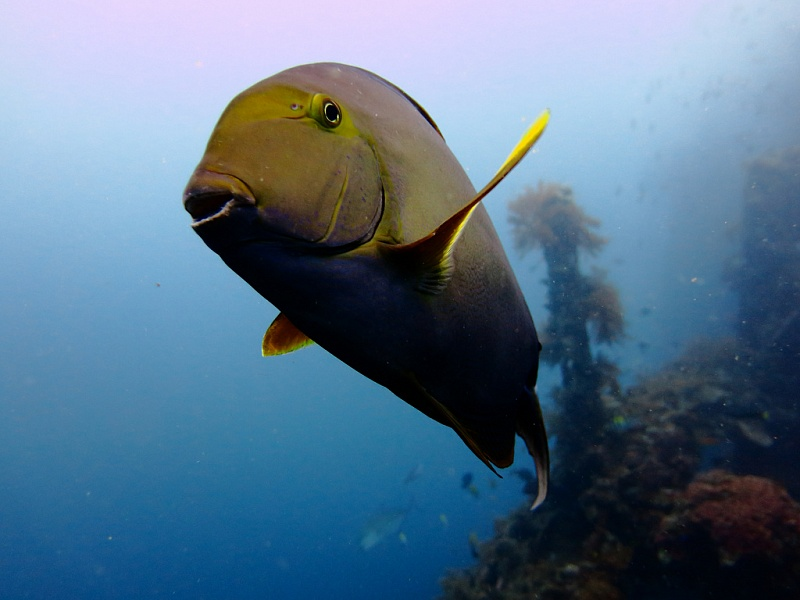
#> input picture task14/im1.jpg, 800 x 600 px
$ jupyter execute --allow-errors main.ipynb
#> lines starting #> are read from the running program, lines starting #| are printed output that depends on the picture; after the words box and inside, x2 and y2 are one past the last pixel; in counts of white or black regions, pixels touching at a corner belong together
[cell 1]
import numpy as np
from PIL import Image
from scipy.io import wavfile

## Задание 1. Фурье-преобразование картинки.

Сделайте преобразование Фурье от картинки в файле `im1.jpg`, используя файл `rian.py`. Сохраните двумерный фурье-образ в файле `out.jpg` (параметры цвета r, g, b округлять до целых чисел). Удалите из фурье-образа верхнюю половину пространственных частот по каждой координате. Сделайте обратное преобразование и сохраните в файле `out2.jpg`

**Указание.**
Методом двумерного преобразования Фурье (two-dimensional Fourier transform - 2-DFT) является преобразование Фурье, произведенное над двумерным массивом данных. Рассмотрим двумерный массив данных. Эти данные имеют два измерения: x и y. Преобразование Фурье над данными производится сначала в одном, а затем в другом направлениях.

Первая часть преобразования Фурье проводится в x измерении. Вторая часть преобразования Фурье производится в y измерении.

[cell 2]
img = Image.open('im1.jpg').convert('RGB')
#> img is the input picture: PIL image 800x600 RGB; mean R, G, B 87.9, 115.5, 138.7
data = np.array(img).astype(float)
h, w, c = data.shape
#> h = 600; w = 800; c = 3

f_shifted_full = np.zeros((h, w, c), dtype=complex)
data_filtered = np.zeros((h, w, c))
spectrum_vis = np.zeros((h, w, c))

for i in range(c):
    f = np.fft.fft2(data[:, :, i])
    f_shifted = np.fft.fftshift(f)
    f_shifted_full[:, :, i] = f_shifted

    mag = np.abs(f_shifted)
    spec = 255 * (np.log(1 + mag) / np.log(1 + np.max(mag)))
    spectrum_vis[:, :, i] = spec

    f_filtered = f_shifted.copy()
    cy, cx = h // 2, w // 2
    rh, rw = h // 4, w // 4

    mask = np.zeros((h, w))
    mask[cy-rh:cy+rh, cx-rw:cx+rw] = 1
    f_filtered *= mask

    f_ishifted = np.fft.ifftshift(f_filtered)
    img_back = np.fft.ifft2(f_ishifted)
    data_filtered[:, :, i] = np.clip(np.real(img_back), 0, 255)
#> this loop made 3 passes
#> pass 1, `spec = 255 * (np.log(1 + mag) / np.log(1 + np.max(mag)))`:
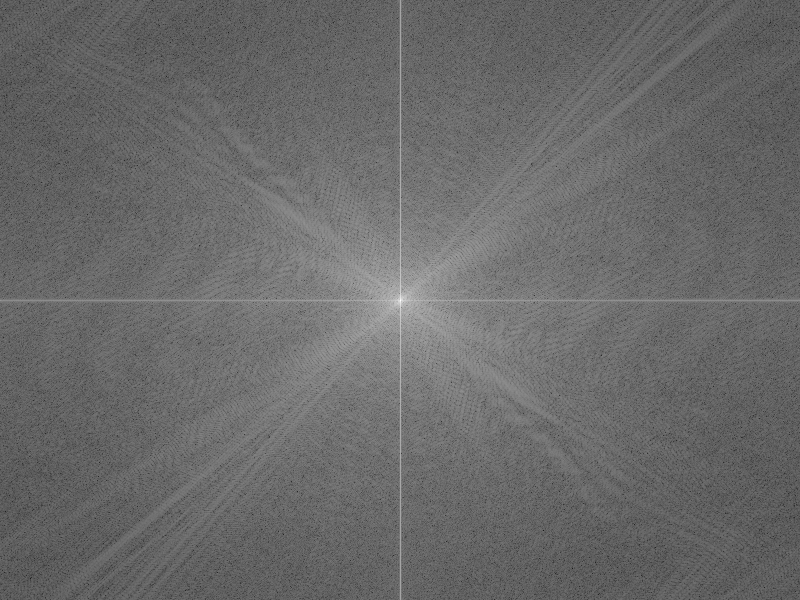
#> spec: shape (600, 800) float64; min 21.96, max 255, mean 106.1
#> after the loop:
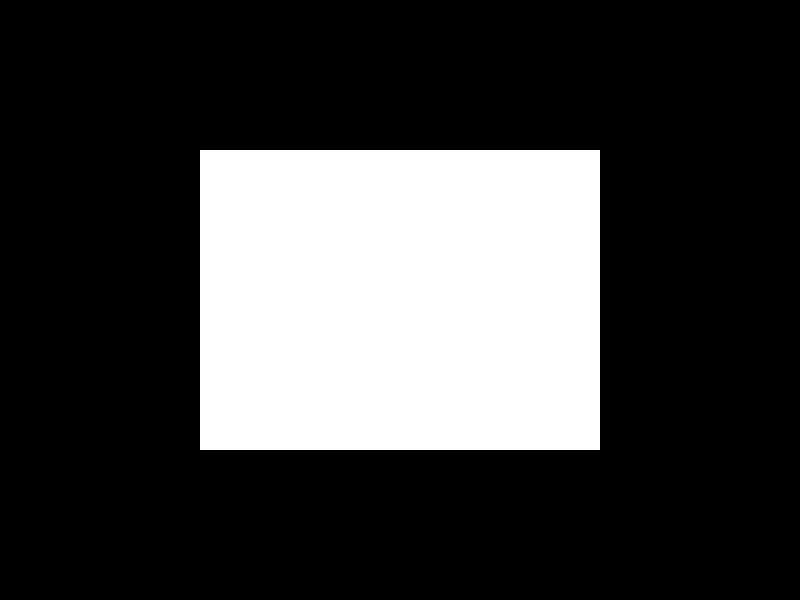
#> mask: shape (600, 800) float64; values 0 (black) and 1 (white), 25% white; 1 white region, box (x1, y1, x2, y2) and area: (200, 150, 600, 450) 120000

out_img = Image.fromarray(np.uint8(np.round(spectrum_vis)))
out_img.save('out.jpg')

out2_img = Image.fromarray(np.uint8(np.round(data_filtered)))
out2_img.save('out2.jpg')

$ run again, with task14/zebra.jpg copied over task14/im1.jpg
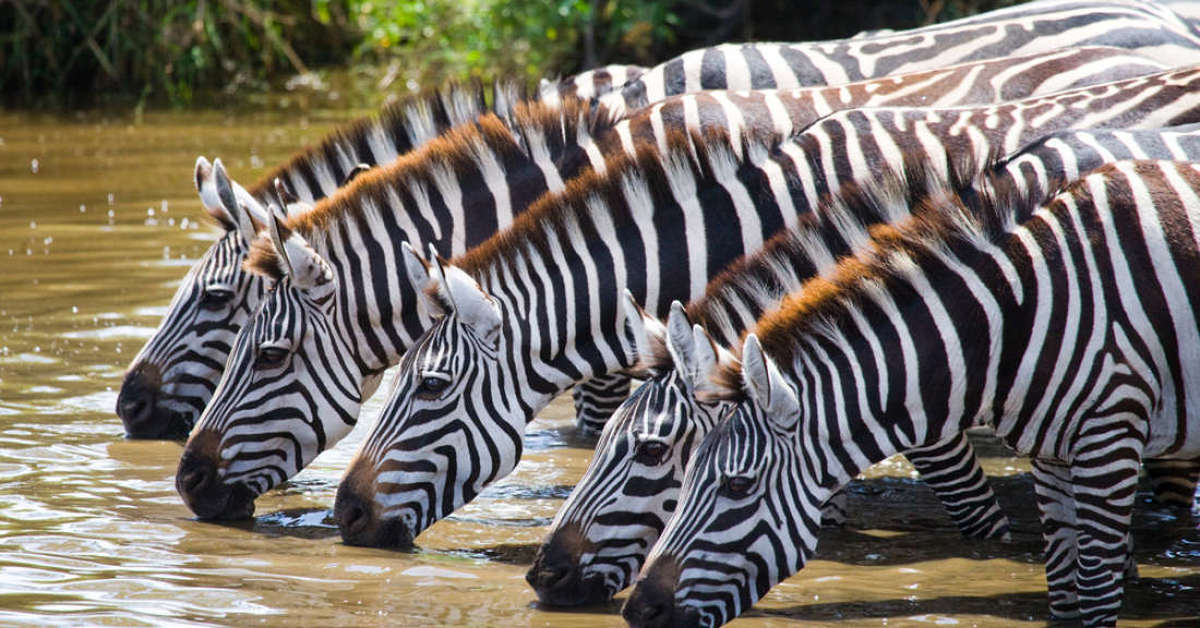
#> input picture task14/zebra.jpg, 1200 x 628 px
#> img is the input picture: PIL image 1200x628 RGB; mean R, G, B 118.5, 111.7, 103.9
#> the loop `for i in range(c):` made 3 passes
#> pass 1, `spec = 255 * (np.log(1 + mag) / np.log(1 + np.max(mag)))`:
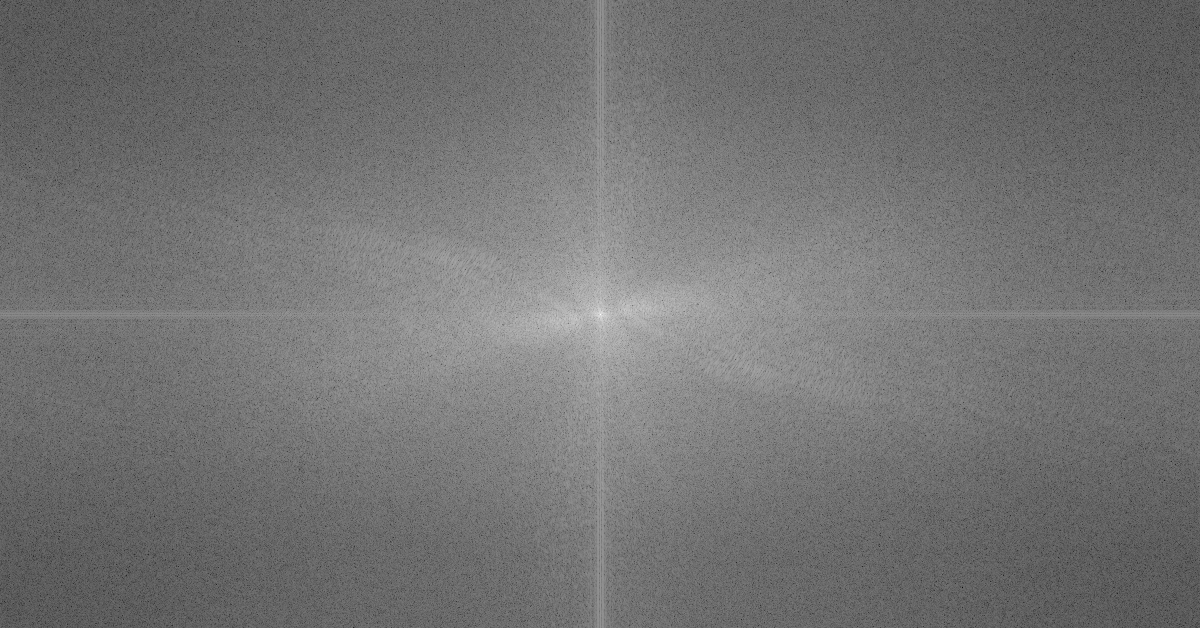
#> spec: shape (628, 1200) float64; min 8.29, max 255, mean 115.5
